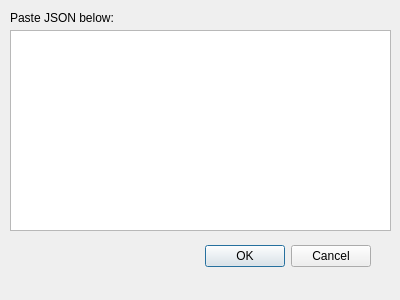
<?xml version="1.0" encoding="UTF-8"?>
<ui version="4.0">
 <class>jsonWindow</class>
 <widget class="QDialog" name="jsonWindow">
  <property name="geometry">
   <rect>
    <x>0</x>
    <y>0</y>
    <width>400</width>
    <height>300</height>
   </rect>
  </property>
  <property name="windowTitle">
   <string>Dialog</string>
  </property>
  <widget class="QDialogButtonBox" name="buttonBox">
   <property name="geometry">
    <rect>
     <x>30</x>
     <y>240</y>
     <width>341</width>
     <height>32</height>
    </rect>
   </property>
   <property name="orientation">
    <enum>Qt::Horizontal</enum>
   </property>
   <property name="standardButtons">
    <set>QDialogButtonBox::Cancel|QDialogButtonBox::Ok</set>
   </property>
  </widget>
  <widget class="QPlainTextEdit" name="plainTextEdit">
   <property name="geometry">
    <rect>
     <x>10</x>
     <y>30</y>
     <width>381</width>
     <height>201</height>
    </rect>
   </property>
  </widget>
  <widget class="QLabel" name="label">
   <property name="geometry">
    <rect>
     <x>10</x>
     <y>10</y>
     <width>121</width>
     <height>16</height>
    </rect>
   </property>
   <property name="text">
    <string>Paste JSON below:</string>
   </property>
  </widget>
 </widget>
 <resources/>
 <connections>
  <connection>
   <sender>buttonBox</sender>
   <signal>accepted()</signal>
   <receiver>jsonWindow</receiver>
   <slot>accept()</slot>
   <hints>
    <hint type="sourcelabel">
     <x>248</x>
     <y>254</y>
    </hint>
    <hint type="destinationlabel">
     <x>157</x>
     <y>274</y>
    </hint>
   </hints>
  </connection>
  <connection>
   <sender>buttonBox</sender>
   <signal>rejected()</signal>
   <receiver>jsonWindow</receiver>
   <slot>reject()</slot>
   <hints>
    <hint type="sourcelabel">
     <x>316</x>
     <y>260</y>
    </hint>
    <hint type="destinationlabel">
     <x>286</x>
     <y>274</y>
    </hint>
   </hints>
  </connection>
 </connections>
</ui>
